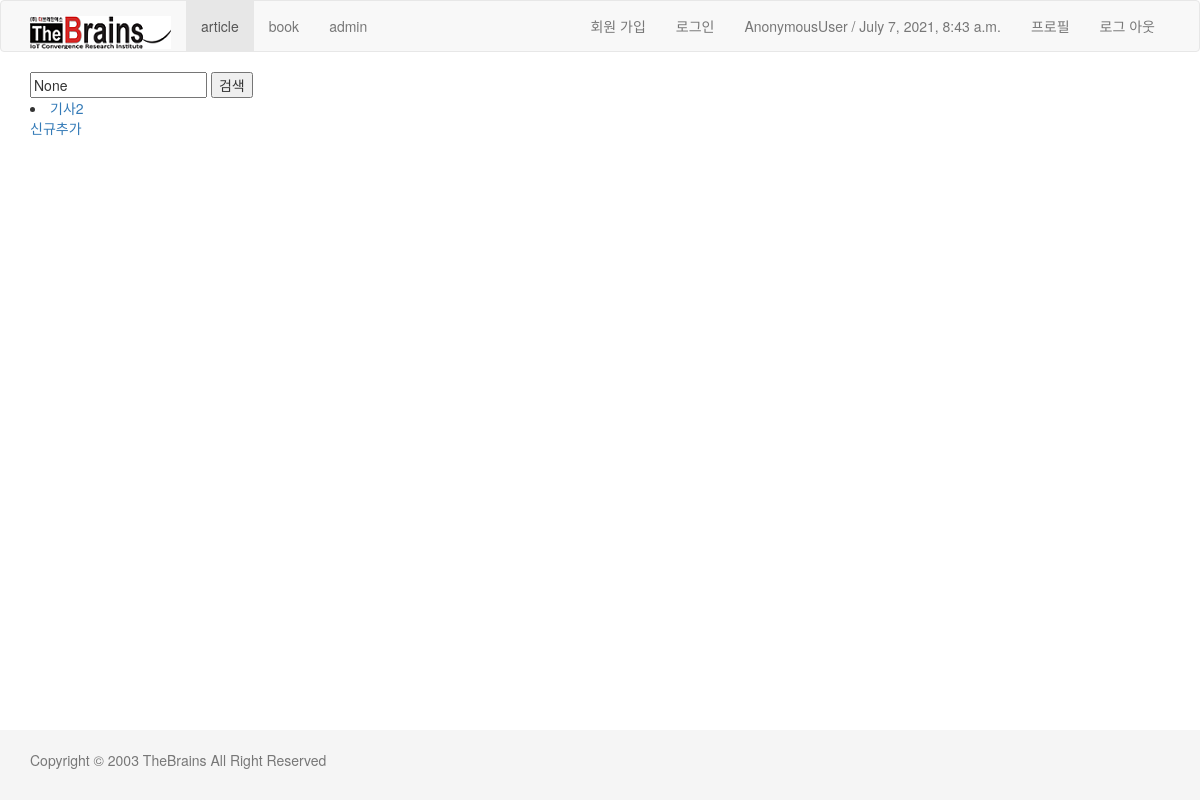
The app's page /article/, older data.
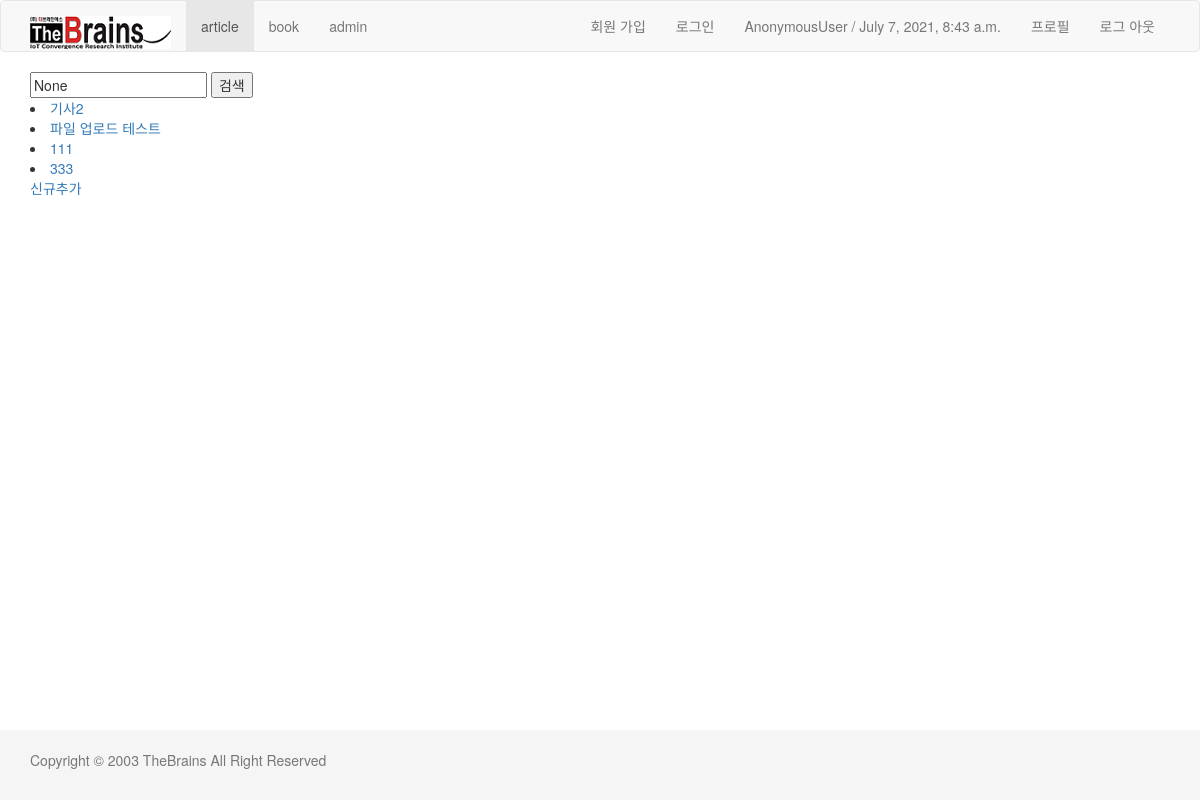
The same page, newer data.
### article/models.py (models this page shows, shortened)
class Article(models.Model):
    title = models.CharField(max_length=100)
    body = models.TextField()
    status = models.CharField(max_length=1, choices=STATUS_CHOICES)
    photo = models.ImageField(blank=True, upload_to='article%Y/%m/%d') # 필드별로 다른 디렉터리저장+시간대

### article/views.py (the view)
# urls.py: path('', views.article_list, name = 'list'),
def article_list(request):
    print(request.user)
    qs = Article.objects.all()
    q = request.GET.get('q') # client 가 보낸 검색창 입력값
    if q:
        qs = qs.filter(title__icontains=q)
    return render(request, 'article/article_list.html', {'article_list' : qs, 'q':q})

### article/context_processors.py (called while the page is built)
def article(request):
    return {
        'today':timezone.now(),
    }

### article/templates/article/article_list.html
{% extends "layout.html" %} {% block content %}
<form action="" method="get">
  <input type="text" name="q" value="{{q}}" />
  <input type="submit" value="검색" />
</form>
{% for a in article_list %}
<li>
  <a href="{% url 'article:detail' a.id %}">{{a.title}}</a>
</li>
{% endfor %}
<a href="{% url 'article:new' %}">신규추가</a>
{% endblock %}

Row changes from the older to the newer data that the page shows:
added Article: title "파일 업로드 테스트"
added Article: title "111"
added Article: title "333"
